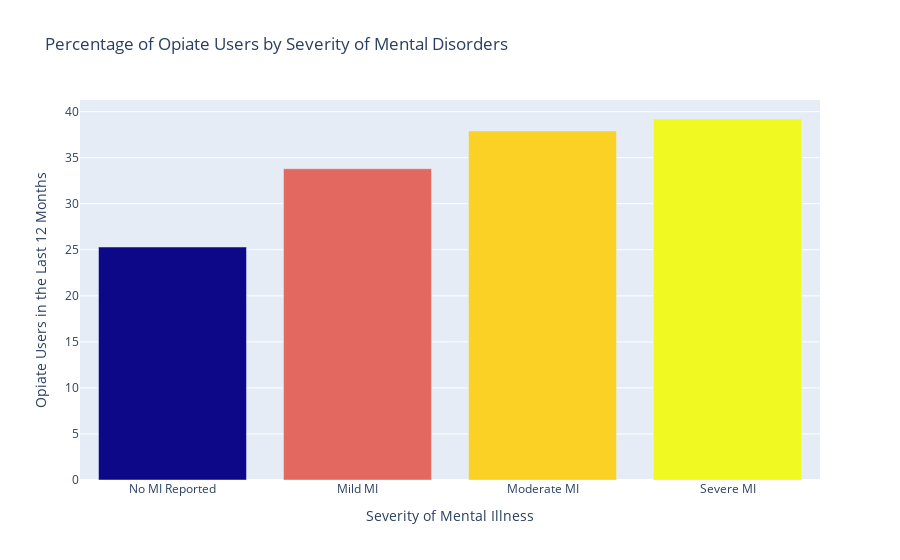

Here is the notebook cell this chart was saved with:
### Code cell
fig = px.bar(mental, y='Column %', hover_data=['Column %'], color='Column %',
             labels={'Column %':'Opiate Users in the Last 12 Months', 'index':'Severity of Mental Illness'}, height=600, title = 'Percentage of Opiate Users by Severity of Mental Disorders')
fig.update(layout_coloraxis_showscale=False)
fig.update_layout(
    xaxis = dict(
        tickmode = 'array',
        tickvals = [5, 8, 11, 14],
        ticktext = ['No MI Reported', 'Mild MI', 'Moderate MI', 'Severe MI']
    )
)
plt.figure(figsize=(2,2))
fig.show()

### Figure 1 — Plotly figure (JSON) as saved in the notebook; plotly's stock layout.template omitted (floating-point values rounded to 4 significant figures)
{"data": [{"alignmentgroup": "True", "hovertemplate": "Severity of Mental Illness=%{x}<br>Opiate Users in the Last 12 Months=%{marker.color}<extra></extra>", "legendgroup": "", "marker": {"color": [25.3, 33.8, 37.9, 39.2], "coloraxis": "coloraxis", "pattern": {"shape": ""}}, "name": "", "offsetgroup": "", "orientation": "v", "showlegend": false, "textposition": "auto", "type": "bar", "x": [5, 8, 11, 14], "xaxis": "x", "y": [25.3, 33.8, 37.9, 39.2], "yaxis": "y"}], "layout": {"autosize": true, "barmode": "relative", "coloraxis": {"colorbar": {"title": {"text": "Opiate Users in the Last 12 Months"}}, "colorscale": [[0, "#0d0887"], [0.1111, "#46039f"], [0.2222, "#7201a8"], [0.3333, "#9c179e"], [0.4444, "#bd3786"], [0.5556, "#d8576b"], [0.6667, "#ed7953"], [0.7778, "#fb9f3a"], [0.8889, "#fdca26"], [1, "#f0f921"]], "showscale": false}, "legend": {"tracegroupgap": 0}, "title": {"text": "Percentage of Opiate Users by Severity of Mental Disorders"}, "xaxis": {"anchor": "y", "autorange": true, "domain": [0, 1], "range": [3.5, 15.5], "tickmode": "array", "ticktext": ["No MI Reported", "Mild MI", "Moderate MI", "Severe MI"], "tickvals": [5, 8, 11, 14], "title": {"text": "Severity of Mental Illness"}, "type": "linear"}, "yaxis": {"anchor": "x", "autorange": true, "domain": [0, 1], "range": [0, 41.26], "title": {"text": "Opiate Users in the Last 12 Months"}, "type": "linear"}}}
